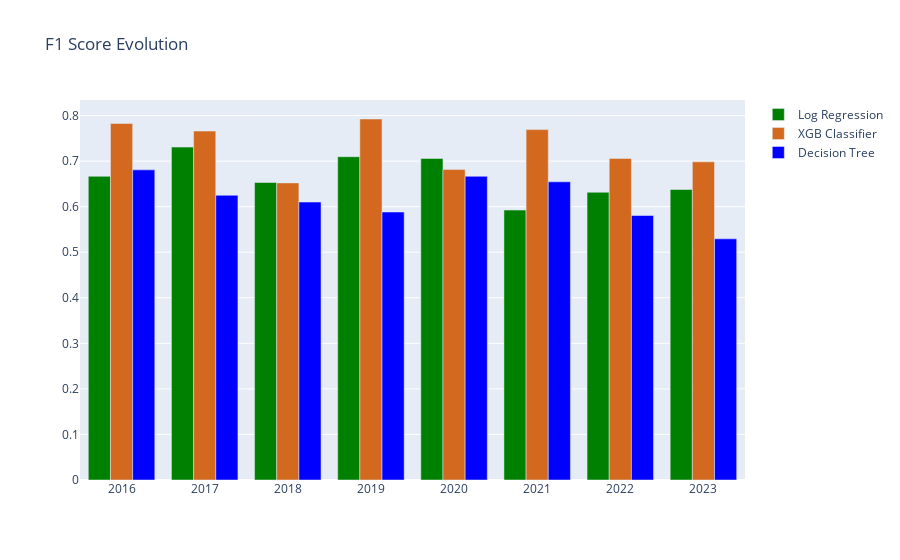
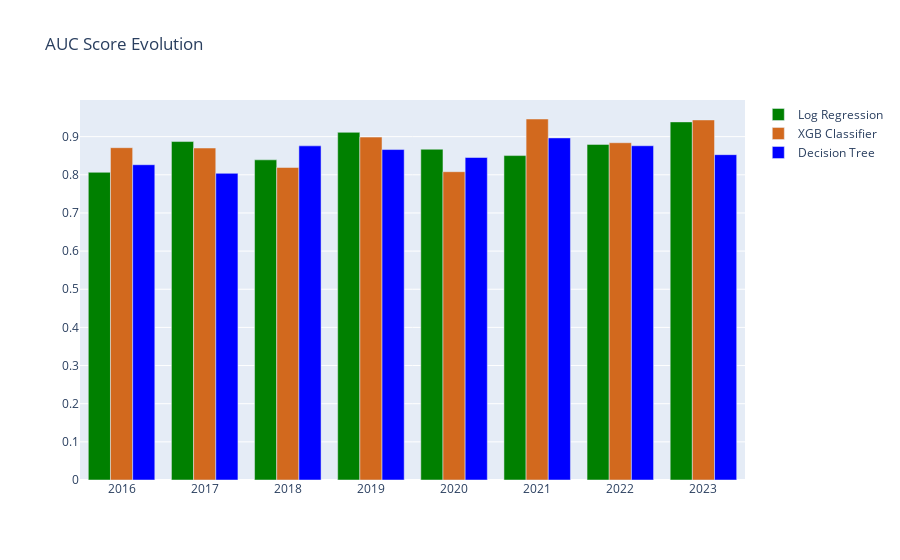

The notebook cell these images were saved under, in order:
### Code cell
score_evolution_plot(f1, ['F1_Log', 'F1_XGB', 'F1_Tree'], 'F1 Score Evolution')
score_evolution_plot(auc, ['AUC_Log', 'AUC_XGB', 'AUC_Tree'], 'AUC Score Evolution')

### Figure 1 — Plotly figure (JSON) as saved in the notebook; plotly's stock layout.template omitted (floating-point values rounded to 4 significant figures)
{"data": [{"marker": {"color": "green"}, "name": "Log Regression", "type": "bar", "x": [2016, 2017, 2018, 2019, 2020, 2021, 2022, 2023], "y": [0.6667, 0.7308, 0.6531, 0.7097, 0.7059, 0.5926, 0.6316, 0.6377]}, {"marker": {"color": "chocolate"}, "name": "XGB Classifier", "type": "bar", "x": [2016, 2017, 2018, 2019, 2020, 2021, 2022, 2023], "y": [0.7826, 0.766, 0.6522, 0.7925, 0.6818, 0.7692, 0.7059, 0.6984]}, {"marker": {"color": "blue"}, "name": "Decision Tree", "type": "bar", "x": [2016, 2017, 2018, 2019, 2020, 2021, 2022, 2023], "y": [0.6809, 0.625, 0.6102, 0.5882, 0.6667, 0.6545, 0.5806, 0.5294]}], "layout": {"barmode": "group", "title": {"text": "F1 Score Evolution"}}}

### Figure 2 — Plotly figure (JSON) as saved in the notebook; plotly's stock layout.template omitted (floating-point values rounded to 4 significant figures)
{"data": [{"marker": {"color": "green"}, "name": "Log Regression", "type": "bar", "x": [2016, 2017, 2018, 2019, 2020, 2021, 2022, 2023], "y": [0.8065, 0.8871, 0.8392, 0.9113, 0.8671, 0.8504, 0.8797, 0.9387]}, {"marker": {"color": "chocolate"}, "name": "XGB Classifier", "type": "bar", "x": [2016, 2017, 2018, 2019, 2020, 2021, 2022, 2023], "y": [0.871, 0.8702, 0.8192, 0.8988, 0.8081, 0.9463, 0.8841, 0.9438]}, {"marker": {"color": "blue"}, "name": "Decision Tree", "type": "bar", "x": [2016, 2017, 2018, 2019, 2020, 2021, 2022, 2023], "y": [0.8264, 0.8038, 0.8758, 0.8662, 0.8453, 0.8967, 0.8761, 0.8528]}], "layout": {"barmode": "group", "title": {"text": "AUC Score Evolution"}}}
